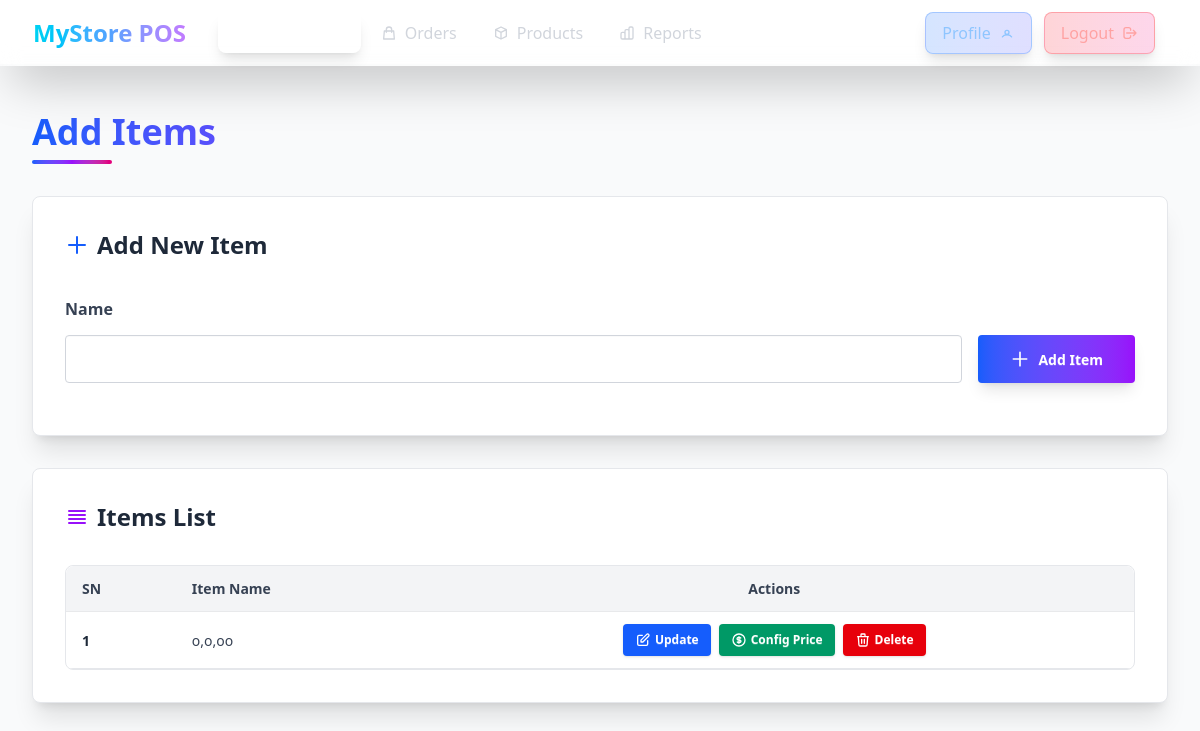
The page /shop/item_list/ (signed in) on the database as committed earlier.
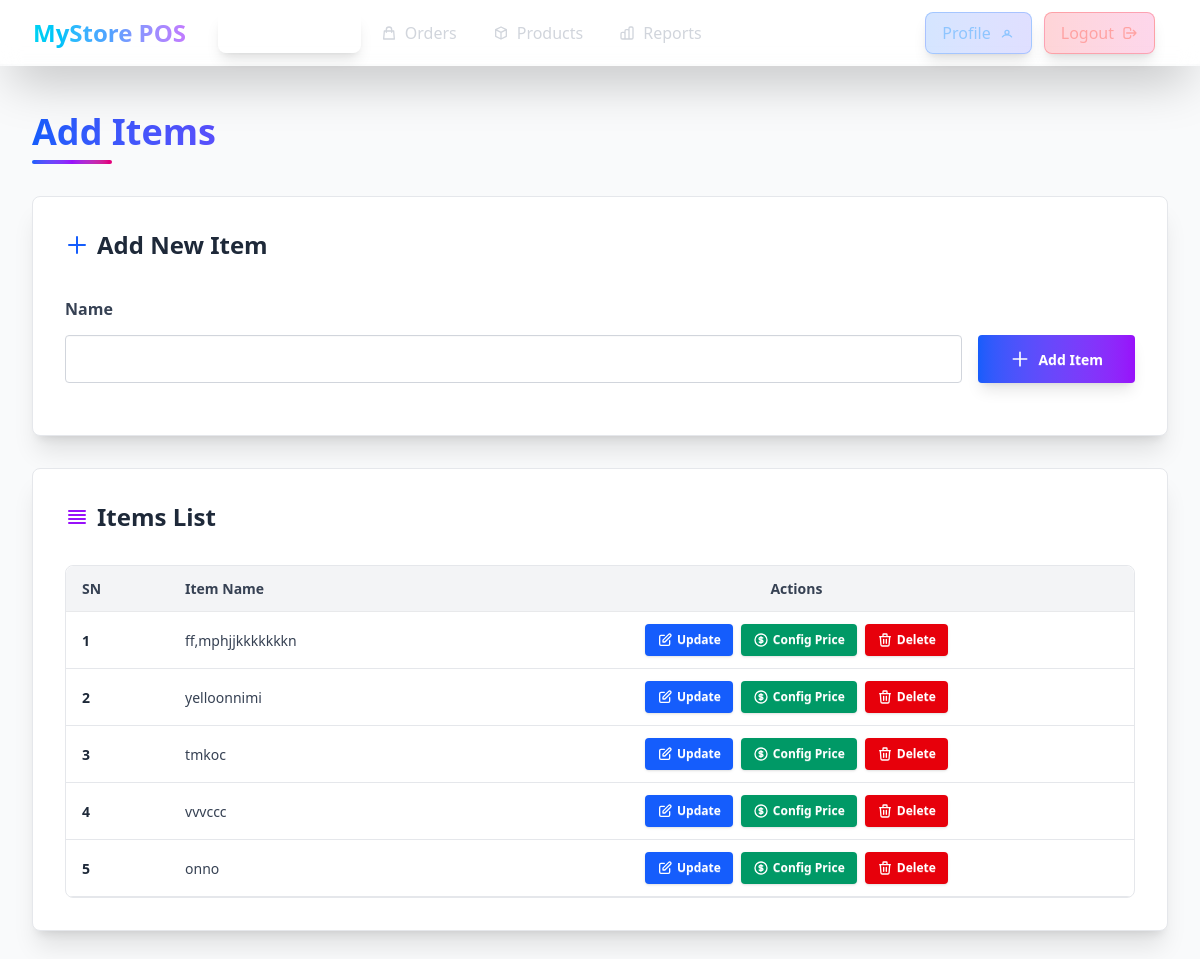
The same page on the database as committed later.
### shop/models.py (models this page shows, shortened)
class Item(models.Model):
    name=models.CharField(max_length=100)
    shop=models.ForeignKey(Shop, on_delete=models.CASCADE, related_name='items')
    class Meta:
        unique_together = ('name', 'shop')

### shop/views.py (the view, shortened to what this page needs)
# urls.py: path("item_list/", views.item_list, name="item_list"),
def item_list(request):
    form=ItemForm(request.POST,request=request)
    form=ItemForm()
    item_list=request.user.shop.items.all()
    context={"form":form,"item_list":item_list}
    return render(request, "shop/item-create-form.html", context)

### shop/forms.py (shortened to what this page needs)
class ItemForm(forms.ModelForm):
    class Meta:
        model = Item
        fields = ['name']
    def __init__(self, *args, **kwargs):
        self.request = kwargs.pop("request") if "request" in kwargs else None
        super().__init__(*args, **kwargs)

### common/templatetags/form_extras.py (called while the page is built)
@register.filter
def add_class(field, css_class):
    if not isinstance(field, BoundField):
        return field
    existing_classes = field.field.widget.attrs.get("class", "")
    if existing_classes:
        new_classes = f"{existing_classes} {css_class}"
    else:
        new_classes = css_class
    field_copy = field
    field_copy.field.widget.attrs["class"] = new_classes
    return field_copy

### shop/templates/shop/item-create-form.html (shortened to what the changed rows need)
{% extends 'base.html' %}
{% load form_extras %}
{% block content %}
<main class="min-h-screen flex flex-col gap-8 p-4 md:p-6 lg:p-8 w-full mt-16 bg-gray-50 dark:bg-gray-900" id="main">
    <div class="relative pt-4">
        <h1 class="text-3xl md:text-4xl font-bold mb-2 bg-gradient-to-r from-blue-600 via-purple-600 to-pink-600 bg-clip-text text-transparent">
        </h1>
    </div>
    <div class="flex flex-col gap-6 lg:gap-8 max-w-7xl w-full mx-auto">
        <div class="w-full">
            <div class="card bg-white dark:bg-gray-800 shadow-xl border border-gray-200 dark:border-gray-700 hover:shadow-2xl transition-shadow duration-300">
                <div class="card-body p-6 md:p-8">
                    <h2 class="text-2xl font-bold mb-6 flex items-center gap-2 text-gray-800 dark:text-gray-100">
                        <svg xmlns="http://www.w3.org/2000/svg" class="h-6 w-6 text-blue-600 dark:text-blue-400" fill="none" viewBox="0 0 24 24" stroke="currentColor">
                            <path stroke-linecap="round" stroke-linejoin="round" stroke-width="2" d="M12 4v16m8-8H4" />
                        </svg>
                        Add New Item
                    </h2>
                </div>
            </div>
        </div>
        <div class="w-full">
            <div class="card bg-white dark:bg-gray-800 shadow-xl border border-gray-200 dark:border-gray-700 hover:shadow-2xl transition-shadow duration-300">
                <div class="card-body p-6 md:p-8">
                    <h2 class="text-2xl font-bold mb-6 flex items-center gap-2 text-gray-800 dark:text-gray-100">
                        <svg xmlns="http://www.w3.org/2000/svg" class="h-6 w-6 text-purple-600 dark:text-purple-400" fill="none" viewBox="0 0 24 24" stroke="currentColor">
                            <path stroke-linecap="round" stroke-linejoin="round" stroke-width="2" d="M4 6h16M4 10h16M4 14h16M4 18h16" />
                        </svg>
                        Items List
                    </h2>
                    <div class="overflow-x-auto rounded-lg border border-gray-200 dark:border-gray-700">
                        <table class="table w-full">
                            <thead>
                                <tr class="bg-gray-100 dark:bg-gray-700">
                                    <th class="rounded-tl-lg text-gray-700 dark:text-gray-300">SN</th>
                                    <th class="text-gray-700 dark:text-gray-300">Item Name</th>
                                    <th class="rounded-tr-lg text-center text-gray-700 dark:text-gray-300">Actions</th>
                                </tr>
                            </thead>
                            <tbody id="item-list">
                                {% for item in item_list %}
                                <tr id="item-{{ item.id }}" class="hover:bg-gray-50 dark:hover:bg-gray-700 transition-colors duration-150 border-b border-gray-200 dark:border-gray-700">
                                    <th class="font-semibold text-gray-800 dark:text-gray-200">{{ forloop.counter }}</th>
                                    <td class="font-medium text-gray-700 dark:text-gray-300">{{ item.name }}</td>
                                    <td>
                                        <div class="flex gap-2 justify-center flex-wrap">
                                            <a class="btn btn-sm bg-blue-600 hover:bg-blue-700 text-white border-0 gap-1 shadow hover:shadow-md transition-all duration-200" href="{% url 'shop:item_update' item.id %}">
                                                <svg xmlns="http://www.w3.org/2000/svg" class="h-4 w-4" fill="none" viewBox="0 0 24 24" stroke="currentColor">
                                                    <path stroke-linecap="round" stroke-linejoin="round" stroke-width="2" d="M11 5H6a2 2 0 00-2 2v11a2 2 0 002 2h11a2 2 0 002-2v-5m-1.414-9.414a2 2 0 112.828 2.828L11.828 15H9v-2.828l8.586-8.586z" />
                                                </svg>
                                                Update
                                            </a>
                                            <form action="{% url 'shop:price' %}">
                                                <button class="btn btn-sm bg-emerald-600 hover:bg-emerald-700 text-white border-0 gap-1 shadow hover:shadow-md transition-all duration-200">
                                                    Config Price
                                                </button>
                                            </form>
                                            <button data-item-id="{{ item.id }}"
                                                class="btn btn-sm bg-red-600 hover:bg-red-700 text-white border-0 gap-1 shadow hover:shadow-md transition-all duration-200"
                                                onclick="delete_item(this)">
                                                <svg xmlns="http://www.w3.org/2000/svg" class="h-4 w-4" fill="none" viewBox="0 0 24 24" stroke="currentColor">
                                                    <path stroke-linecap="round" stroke-linejoin="round" stroke-width="2" d="M19 7l-.867 12.142A2 2 0 0116.138 21H7.862a2 2 0 01-1.995-1.858L5 7m5 4v6m4-6v6m1-10V4a1 1 0 00-1-1h-4a1 1 0 00-1 1v3M4 7h16" />
                                                </svg>
                                                Delete
                                            </button>
                                        </div>
                                    </td>
                                </tr>
                                {% endfor %}
                            </tbody>
                        </table>
                    </div>
                </div>
            </div>
        </div>
    </div>
</main>
{% endblock content %}

Rows that differ between the two databases and show on the page:
removed Item: name "o,o,oo"
added Item: name "ff,mphjjkkkkkkkn"
added Item: name "yelloonnimi"
added Item: name "tmkoc"
added Item: name "vvvccc"
added Item: name "onno"
